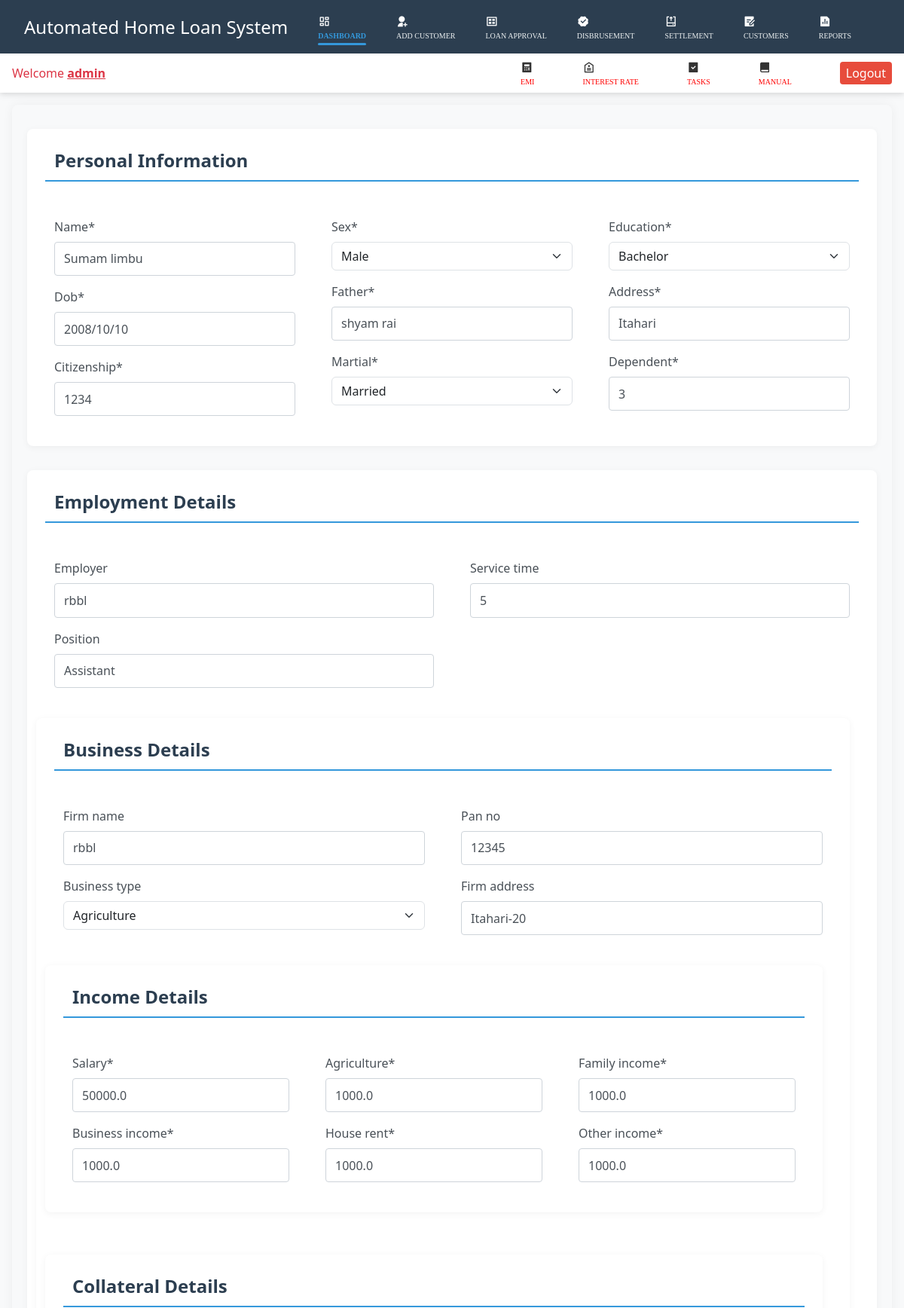
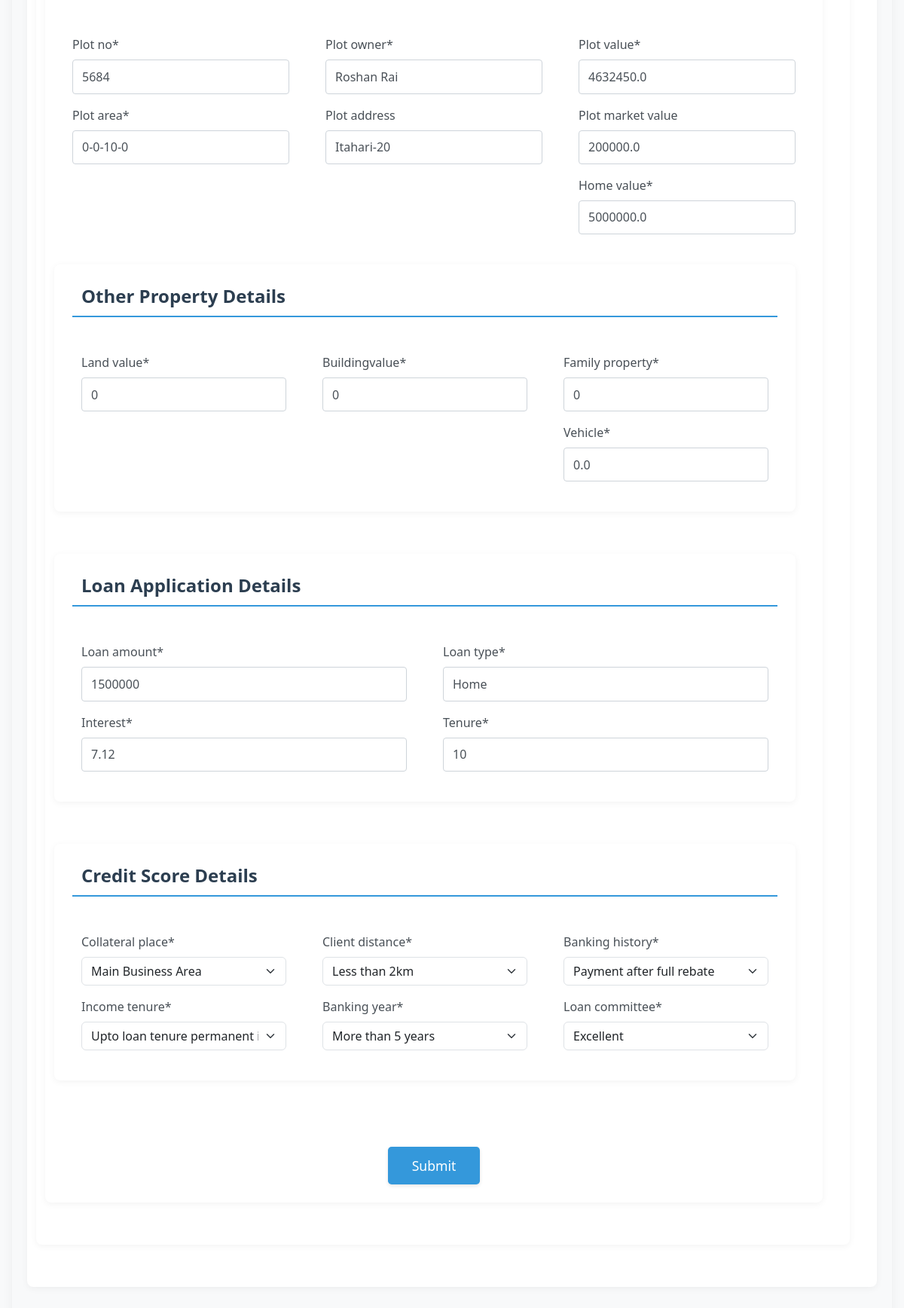
The app's page /client_update/1 (signed in) with its own data (2 pictures, top to bottom).
### homeloanapp/models.py (models this page shows, shortened)
class ClientDetails(models.Model):
    name = models.CharField(max_length=300, default='Sumam limbu')
    dob = models.CharField(max_length=10, default='2008/10/10')
    citizenship = models.CharField(max_length=20, default='1234')
    sex = models.CharField(max_length=8, choices=SEX_CHOICES, default="Male")
    martial = models.CharField(max_length=20, choices=MARTIAL_STATUS, default="Married")
    father = models.CharField(max_length=300, default="shyam rai")
    education = models.CharField(max_length=10, choices=EDUCATION_CHOICES, default="Bachelor")
    address = models.CharField(max_length=50, default='Itahari')
    dependent = models.PositiveIntegerField(default=3)
    employer = models.CharField(max_length=150, blank=True, null=True, default='rbbl')
    position = models.CharField(max_length=150, blank=True, null=True, default='Assistant')
    service_time = models.PositiveIntegerField(blank=True, null=True, default=5)
    firm_name = models.CharField(max_length=150, blank=True, null=True, default='rbbl')
    business_type = models.CharField(
        max_length=150,
        choices=BUSINESSTYPES,
        default="Agriculture",
        blank=True,
        null=True
    )
    pan_no = models.PositiveIntegerField(blank=True, null=True, default='12345')
    firm_address = models.CharField(max_length=150, blank=True, null=True, default='Itahari-20')
    salary = models.FloatField(default=0.0)
    business_income = models.FloatField(default=0.0)
    agriculture = models.FloatField(default=0.0)
    house_rent = models.FloatField(default=0.0)
    family_income = models.FloatField(default=0.0)
    other_income = models.FloatField(default=0.0)
    loan_amount = models.PositiveIntegerField()
    tenure = models.PositiveIntegerField(default=10)
    interest = models.FloatField(default=10.12)
    loan_type = models.CharField(max_length=50, default='Home')
    plot_no = models.CharField(max_length=50, default='5684')
    plot_area = models.CharField(max_length=50, default='0-0-10-0')
    plot_address = models.CharField(max_length=200, blank=True, null=True, default='Itahari-20')
    plot_owner = models.CharField(max_length=150, default='Roshan Rai')
    plot_value = models.FloatField(default=4632450)
    home_value = models.FloatField(default=0.0)
    plot_market_value = models.FloatField(blank=True, null=True, default=200000)
    land_value = models.PositiveIntegerField(default=0)
    buildingvalue = models.PositiveIntegerField(default=0)
    family_property = models.PositiveIntegerField(default=0)
    vehicle = models.FloatField(default=0.0)
    collateral_place = models.CharField(
        max_length=60,
        choices=COLLATERAL_AREA,
        default="Main Business Area"
    )
    income_tenure = models.CharField(
        max_length=200,
        choices=INCOME_TYPE,
        default="upto loan tenure permanent income"
    )
    client_distance = models.CharField(
        max_length=200,
        choices=CLIENT_DIS,
        default="Less than 2km"
    )
    banking_history = models.CharField(
        max_length=100,
        choices=CREDIT_HISTORY,
        default="payment after full rebate",
        null=True
    )
    banking_year = models.CharField(
        max_length=100,
        choices=BANKING_YEARS,
        default="more than 5 years"
    )
    loan_committee = models.CharField(
        max_length=20,
        choices=CREDIT_SIFARIS,
        default="Excellent"
    )
    loan_status = models.CharField(
        max_length=20,
        default="preview",
        null=True,
        blank=True
    )

### homeloanapp/views.py (the view)
# urls.py: path('client_update/<int:pk>', views.ClientUpdate.as_view(), name='client_update'),
class ClientUpdate(UpdateView):
    model = ClientDetails
    template_name = 'client_update.html'
    form_name = ClientDetailsForm
    fields ='__all__'
    success_url = '/display_clients/'

### templates/client_update.html (shortened to what this page needs)
{% extends 'dashboard.html' %}
{% load crispy_forms_tags %}
{% load static %}
{% block css %} <link rel="stylesheet" href="{% static 'css/application.css' %}"> {% endblock css %}
{% block body %}
<div class="formsection bg-body-tertiary">
    <div class="inputform">
     <form method="post">
         {% load crispy_forms_tags %}
        <div class="row form-personal" id ="form-personal">
         <div class="app-header-text">Personal Information</div>
         <div class="col text-red">
             <div>
                 {{ form.name|as_crispy_field }}
             </div>
             <div>
                 {{ form.dob|as_crispy_field }}
             </div>
             <div>
                 {{ form.citizenship|as_crispy_field }}
             </div>
         </div>
         <div class="col">
             <div>
                 {{ form.sex|as_crispy_field }}
             </div>
             <div>
                 {{ form.father|as_crispy_field }}
             </div>
             <div>
                 {{ form.martial|as_crispy_field }}
             </div>
         </div>
         <div class="col">
             <div>
                 {{ form.education|as_crispy_field }}
             </div>
             <div>
                 {{ form.address|as_crispy_field }}
             </div>
             <div>
                 {{ form.dependent|as_crispy_field }}
             </div>
         </div>
        </div>
        <div class="row form-employment" id ="form-employment">
         <div class="app-header-text">Employment Details</div>
             <div class="col">
                 <div>
                     {{ form.employer|as_crispy_field }}
                 </div>
                 <div>
                     {{ form.position|as_crispy_field }}
                 </div>
             </div>
             <div class="col">
                 <div>
                     {{ form.service_time|as_crispy_field }}
                 </div>
        </div>
        <div class="row form-business" id ="form-business">
         <div class="app-header-text">Business Details</div>
             <div class="col">
                 <div>
                     {{ form.firm_name|as_crispy_field }}
                 </div>
                 <div>
                     {{ form.business_type|as_crispy_field }}
                 </div>
             </div>
             <div class="col">
                 <div>
                     {{ form.pan_no|as_crispy_field }}
                 </div>
                 <div>
                     {{ form.firm_address|as_crispy_field }}
                 </div>
        </div>
        <div class="row form-income" id ="form-income">
         <div class="app-header-text">Income Details</div>
         <div class="col">
             <div>
                 {{ form.salary|as_crispy_field }}
             </div>
             <div>
                 {{ form.business_income|as_crispy_field }}
             </div>
         </div>
         <div class="col">
             <div>
                 {{ form.agriculture|as_crispy_field }}
             </div>
             <div>
                 {{ form.house_rent|as_crispy_field }}
             </div>
         </div>
         <div class="col">
             <div>
                 {{ form.family_income|as_crispy_field }}
             </div>
             <div>
                 {{ form.other_income|as_crispy_field }}
             </div>
         </div>
        </div>
        <div class="row form-collateral" id ="form-collateral">
         <div class="app-header-text">Collateral Details</div>
         <div class="col">
             <div>
                 {{ form.plot_no|as_crispy_field }}
             </div>
             <div>
                 {{ form.plot_area|as_crispy_field }}
             </div>
         </div>
         <div class="col">
             <div>
                 {{ form.plot_owner|as_crispy_field }}
             </div>
             <div>
                 {{ form.plot_address|as_crispy_field }}
             </div>
         </div>
         <div class="col">
             <div>
                 {{ form.plot_value|as_crispy_field }}
             </div>
             <div>
                 {{ form.plot_market_value|as_crispy_field }}
             </div>
             <div>
                 {{ form.home_value|as_crispy_field }}
             </div>
         </div>
        <div class="row form-propety" id ="form-property">
         <div class="app-header-text">Other Property Details</div>
             <div class="col">
                 <div>
                     {{ form.land_value|as_crispy_field }}
                 </div>
             </div>
             <div class="col">
                 <div>
                     {{ form.buildingvalue|as_crispy_field }}
                 </div>
             </div>
             <div class="col">
                 <div>
                     {{ form.family_property|as_crispy_field }}
                 </div>
                 <div>
                     {{ form.vehicle|as_crispy_field }}
                 </div>
             </div>
        </div>
         <div class="row form-loan" id ="form-loan">
             <div class="app-header-text">Loan Application Details</div>
             <div class="col">
                 <div>
                     {{ form.loan_amount|as_crispy_field }}
                 </div>
                 <div>
                     {{ form.interest|as_crispy_field }}
                 </div>
             </div>
             <div class="col">
                 <div>
                     {{ form.loan_type|as_crispy_field }}
                 </div>
                 <div>
                     {{ form.tenure|as_crispy_field }}
                 </div>
             </div>
         </div>
         <div class="row form-creditscore" id ="form-creditscore">
             <div class="app-header-text">Credit Score Details</div>
             <div class="col">
                 <div>
                     {{ form.collateral_place|as_crispy_field }}
                 </div>
                 <div>
                     {{ form.income_tenure|as_crispy_field }}
                 </div>
             </div>
             <div class="col">
                 <div>
                     {{ form.client_distance|as_crispy_field }}
                 </div>
                 <div>
                     {{ form.banking_year|as_crispy_field }}
                 </div>
             </div>
             <div class="col">
                 <div>
                     {{ form.banking_history|as_crispy_field }}
                 </div>
                 <div>
                     {{ form.loan_committee|as_crispy_field }}
                 </div>
             </div>
         </div>
             <div class="submit-btn text-center">
                 <input type="submit" value= "Submit">
             </div>
     </form>
    </div>
   </div>
{% endblock body %}

### templates/dashboard.html (shortened to what this page needs)
<!doctype html>
<html lang="en">
{% load static %}
<head>
  <link href="https://cdn.jsdelivr.net/npm/bootstrap@5.3.3/dist/css/bootstrap.min.css" rel="stylesheet"
>
  <link href="https://cdn.jsdelivr.net/npm/remixicon@4.3.0/fonts/remixicon.css" rel="stylesheet" />
  <link rel="stylesheet" href="{% static 'css/dashboard.css' %}">
  {% block css %} {% endblock css %}
</head>
<body>
  <div class="main-navbar">
    <div class="navbar">
      <div class="navbar-items" id="navbar-items">
        <a href="" class="header-text">Automated Home Loan System</a>
        <i class="ri-dashboard-line active"><a href="{% url 'dashboard' %}" class="navbarlink">DASHBOARD</a></i>
        <i class="ri-user-add-fill"><a href="{% url 'application' %}" class="navbarlink">ADD CUSTOMER</a></i>
        <i class="ri-gallery-view"><a href="{% url 'display_clients' %}" class="navbarlink">LOAN APPROVAL</a></i>
        <i class="ri-verified-badge-fill"><a href="{% url 'loan_status' %}" class="navbarlink">DISBRUSEMENT</a></i>
        <i class="ri-uninstall-line"><a href="{% url 'loan_settlement' %}" class="navbarlink">SETTLEMENT</a></i>
        <i class="ri-draft-fill"><a href="{% url 'client_status' %}" class="navbarlink">CUSTOMERS</a></i>
        <i class="ri-file-chart-fill"><a href="" class="navbarlink">REPORTS</a></i>
      </div>
    </div>
    <div class="navbar2">
      <div class="text-danger">Welcome <span class="text-decoration-underline fw-bold">{{user.username}}</span></div>
      <div class="navbar2-items">
        <i class="ri-calculator-fill"><a href="{% url 'emi' %}" class="navbarlink2">EMI</a></i>
        <i class="ri-price-tag-2-line"><a href="" class="navbarlink2">INTEREST RATE</a></i>
        <i class="ri-task-fill"><a href="" class="navbarlink2">TASKS</a> </i>
        <i class="ri-book-fill"><a href="" class="navbarlink2">MANUAL</a></i>
        <form method="POST" action="{% url 'logout' %}">
          <input type="submit" class="logout-btn" value="Logout">
        </form>
      </div>
    </div>
  </div>
  {% block body %}{% endblock body %}
</body>
</html>

### static/css/dashboard.css (style rules this page uses)
:root { --primary: #2c3e50; --secondary: #3498db; --accent: #e74c3c; --light: #ecf0f1; --dark: #2c3e50; --success: #2ecc71; }
body { font-family: 'Segoe UI', Tahoma, Geneva, Verdana, sans-serif; background-color: #f5f7fa; margin: 0; padding: 0; }
.main-navbar { display: flex; flex-direction: column; box-shadow: 0 2px 10px rgba(0, 0, 0, 0.1); }
.navbar { background: linear-gradient(135deg, var(--primary), var(--dark)); color: white; padding: 1rem 2rem; }
.navbar-items { display: flex; align-items: center; gap: 2.5rem; }
.header-text { font-size: 1.5rem; font-weight: 500; margin-right: auto; color: white; text-decoration: none; }
.navbarlink { color: var(--light); text-decoration: none; font-size: 10px; transition: all 0.3s ease; display: flex; align-items: center; gap: 0.5rem; }
.navbar2 { background-color: white; padding: 0.4rem 1rem; display: flex; justify-content: space-between; align-items: center; box-shadow: 0 2px 5px rgba(0, 0, 0, 0.05); }
.navbar2-items { display: flex; gap: 4rem; align-items: center; }
.navbarlink2 { color: red; text-decoration: none; font-size: 10px; transition: all 0.3s ease; display: flex; align-items: center; gap: 0.8rem; }
.logout-btn { background-color: var(--accent); color: white; border: none; padding: 0.2rem 0.5rem; border-radius: 4px; cursor: pointer; transition: all 0.3s ease; font-weight: 500; }
.active a { color: var(--secondary) !important; font-weight: 600; position: relative; }
.active a::after { content: ''; position: absolute; bottom: -5px; left: 0; width: 100%; height: 3px; background-color: var(--secondary); border-radius: 3px; }

### static/css/application.css (style rules this page uses)
body { font-family: 'Segoe UI', Tahoma, Geneva, Verdana, sans-serif; background-color: #f8f9fa; color: #333; }
.formsection { padding: 2rem; border-radius: 0.5rem; box-shadow: 0 0 15px rgba(0, 0, 0, 0.05); margin: 1rem; }
.app-header-text { font-size: 1.5rem; font-weight: 600; color: #2c3e50; margin-bottom: 1.5rem; padding-bottom: 0.5rem; border-bottom: 2px solid #3498db; width: 100%; }
.row { display: flex; flex-wrap: wrap; margin-bottom: 2rem; gap: 1.5rem; }
.col { flex: 1; min-width: 250px; }
label { font-weight: 500; color: #495057; margin-bottom: 0.5rem; display: block; }
.form-control { display: block; width: 100%; padding: 0.6rem 0.75rem; font-size: 1rem; line-height: 1.5; color: #495057; background-color: #fff; background-clip: padding-box; border: 1px solid #ced4da; border-radius: 0.25rem; transition: border-color 0.15s ease-in-out, box-shadow 0.15s ease-in-out; }
.submit-btn { margin-top: 2rem; text-align: center; }
.submit-btn input[type="submit"] { background-color: #3498db; color: white; border: none; padding: 0.75rem 2rem; font-size: 1.1rem; border-radius: 0.3rem; cursor: pointer; transition: all 0.3s ease; box-shadow: 0 2px 5px rgba(0, 0, 0, 0.1); }
.form-personal, .form-employment, .form-business, .form-income, .form-collateral, .form-propety, .form-loan, .form-creditscore { background-color: white; padding: 1.5rem; border-radius: 0.5rem; box-shadow: 0 2px 10px rgba(0, 0, 0, 0.05); margin-bottom: 2rem; }

### records on screen
ClientDetails: name "Sumam limbu", dob "2008/10/10", citizenship "1234", sex "Male", father "shyam rai", martial "Married", education "Bachelor", address "Itahari", dependent "3", employer "rbbl", position "Assistant", service_time "5", firm_name "rbbl", business_type "Agriculture", pan_no "12345", firm_address "Itahari-20", salary "50000.0", business_income "1000.0", agriculture "1000.0", house_rent "1000.0", family_income "1000.0", other_income "1000.0", plot_no "5684", plot_area "0-0-10-0", plot_owner "Roshan Rai", plot_address "Itahari-20", plot_value "4632450.0", plot_market_value "200000.0", home_value "5000000.0", land_value "0", buildingvalue "0", family_property "0", vehicle "0.0", loan_amount "1500000", interest "7.12", loan_type "Home", tenure "10", collateral_place "Main Business Area", income_tenure "Upto loan tenure permanent income", client_distance "Less than 2km", banking_year "More than 5 years", banking_history "Payment after full rebate", loan_committee "Excellent"

### other values on screen
{{ user.username }} "admin"
